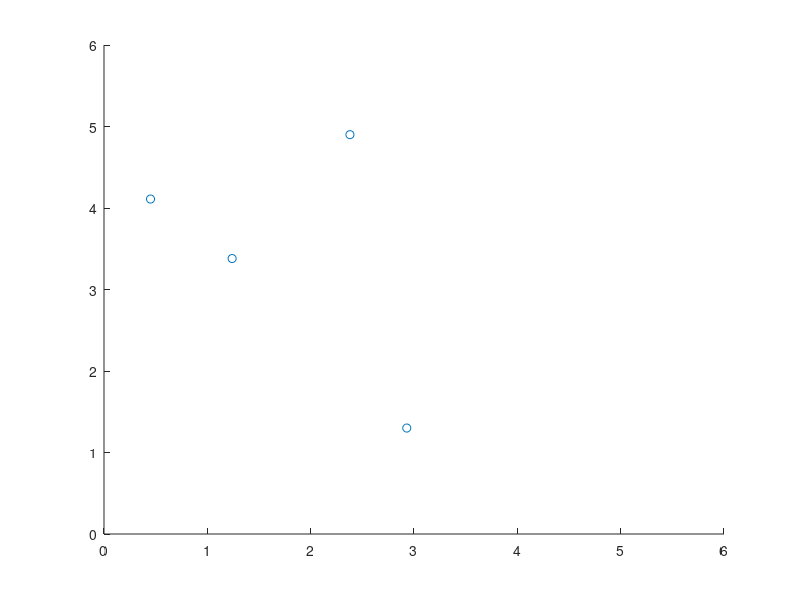

MATLAB code to generate this figure:
A = [2.38 4.90; 1.24 3.38; 2.93 1.30; 0.45 4.11];

alpha = [46 42 90];

l1 = [A(1,1)+2*cosd(46) A(1,2)+2*sind(46)];
l2 = [A(2,1)+2*cosd(42) A(2,2)+2*sind(42)];
l3 = [A(3,1)+2*cosd(90) A(3,2)+2*sind(90)];

figure;
scatter(A(:,1),A(:,2));
ylim([0 6]);
xlim([0 6]);
%{
hold on;
line([2.38 A(1,1)+2*cosd(46)],[4.90 A(1,2)+2*sind(46)]);
hold on;
line([1.24 A(2,1)+2*cosd(42)],[3.38 A(2,2)+2*sind(42)]);
hold on;
line([2.93 A(3,1)+2*cosd(90)],[1.30 A(3,2)+2*sind(90)]);
%}